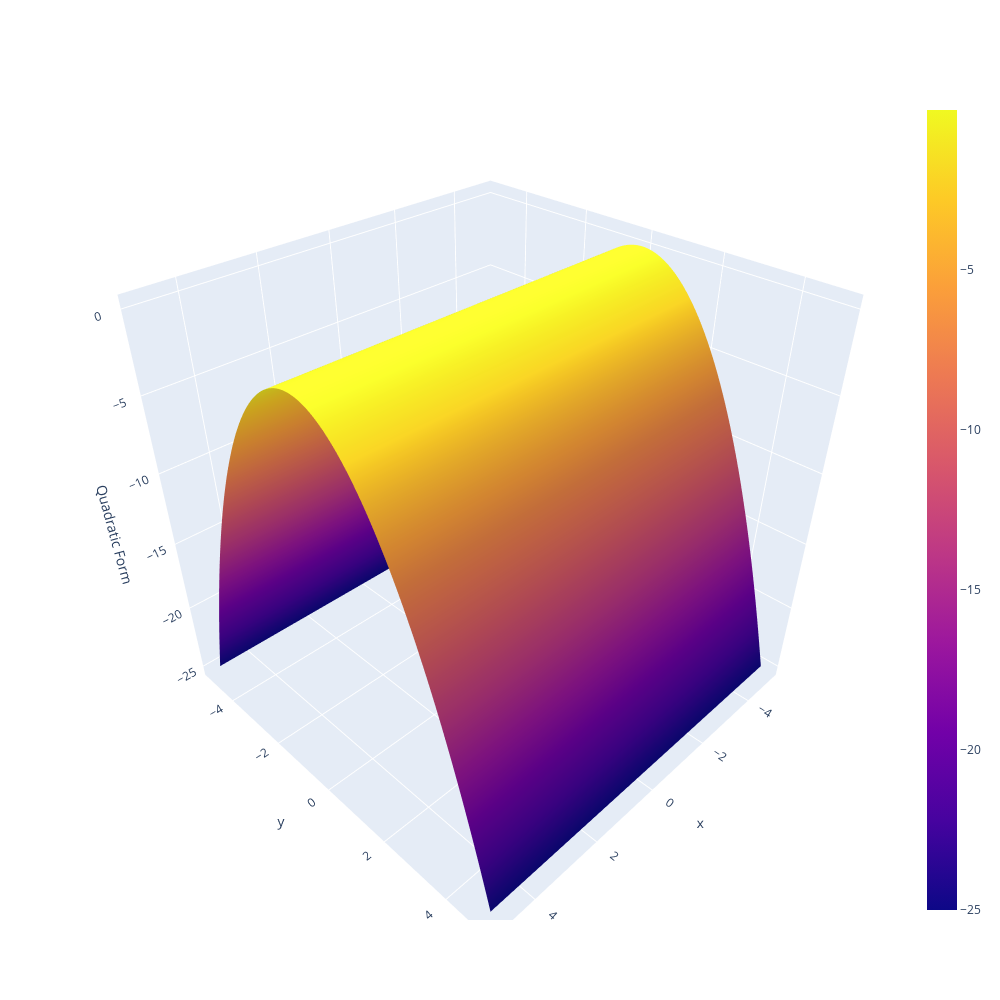

Here is the notebook cell this chart was saved with:
### Code cell
M1 = [[-1,0],
      [0,0]]

plot_quadratic(M1)

### Figure 1 — Plotly figure (JSON) as saved in the notebook; plotly's stock layout.template omitted (floating-point values rounded to 4 significant figures; data arrays with more than 128 entries replaced by an {"elided": "..."} marker saying what was removed)
{"data": [{"type": "surface", "x": {"elided": "100x100 float values"}, "y": {"elided": "100x100 float values"}, "z": {"elided": "100x100 float values"}}], "layout": {"height": 1000, "scene": {"aspectmode": "cube", "zaxis": {"title": {"text": "Quadratic Form"}}}, "width": 1000}}
